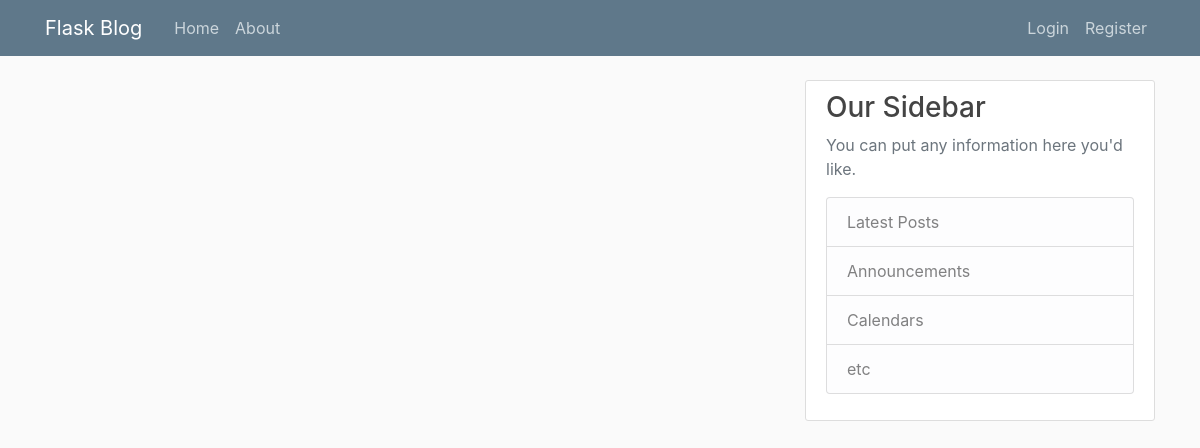
Page /home on the earlier database version.
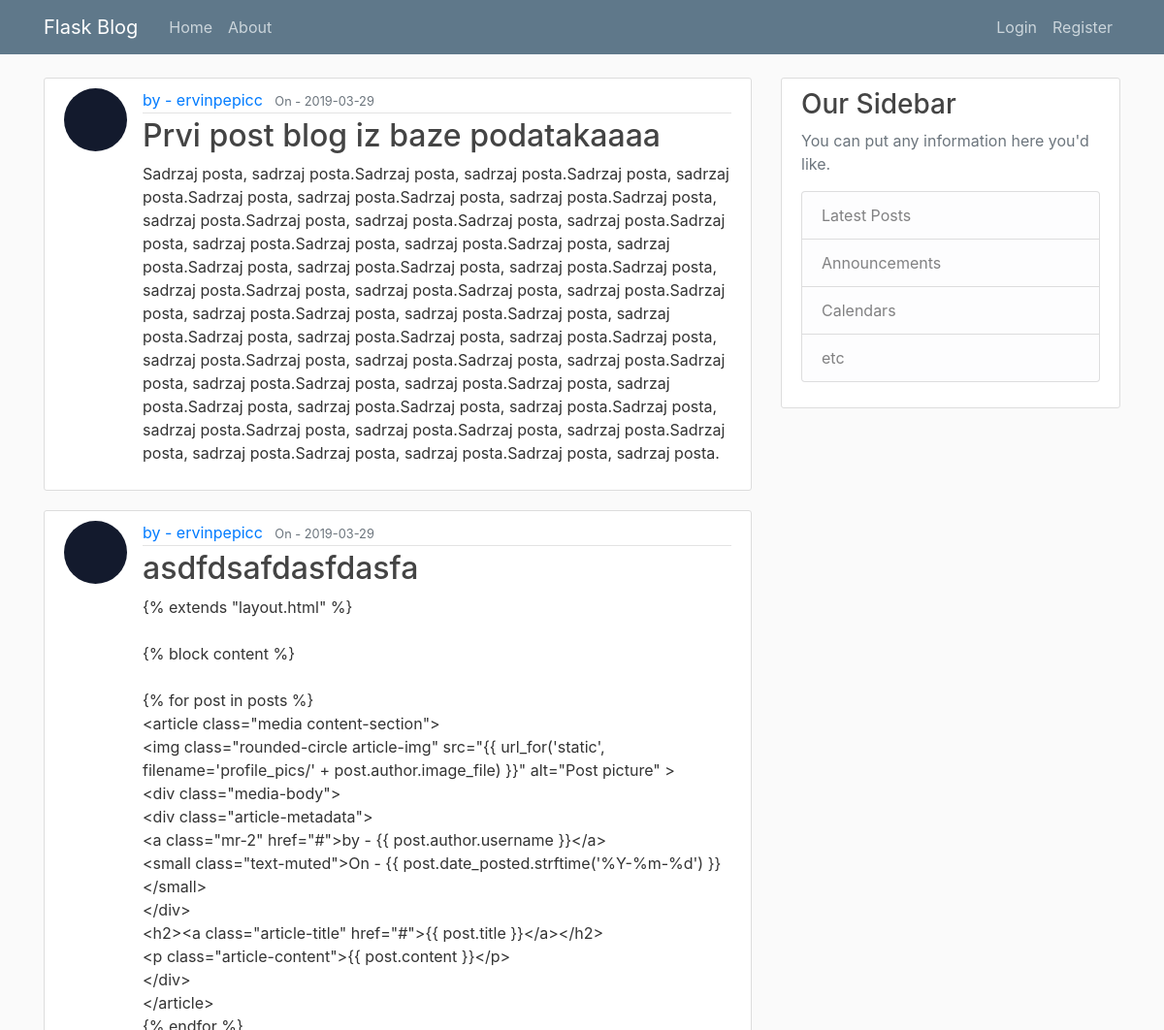
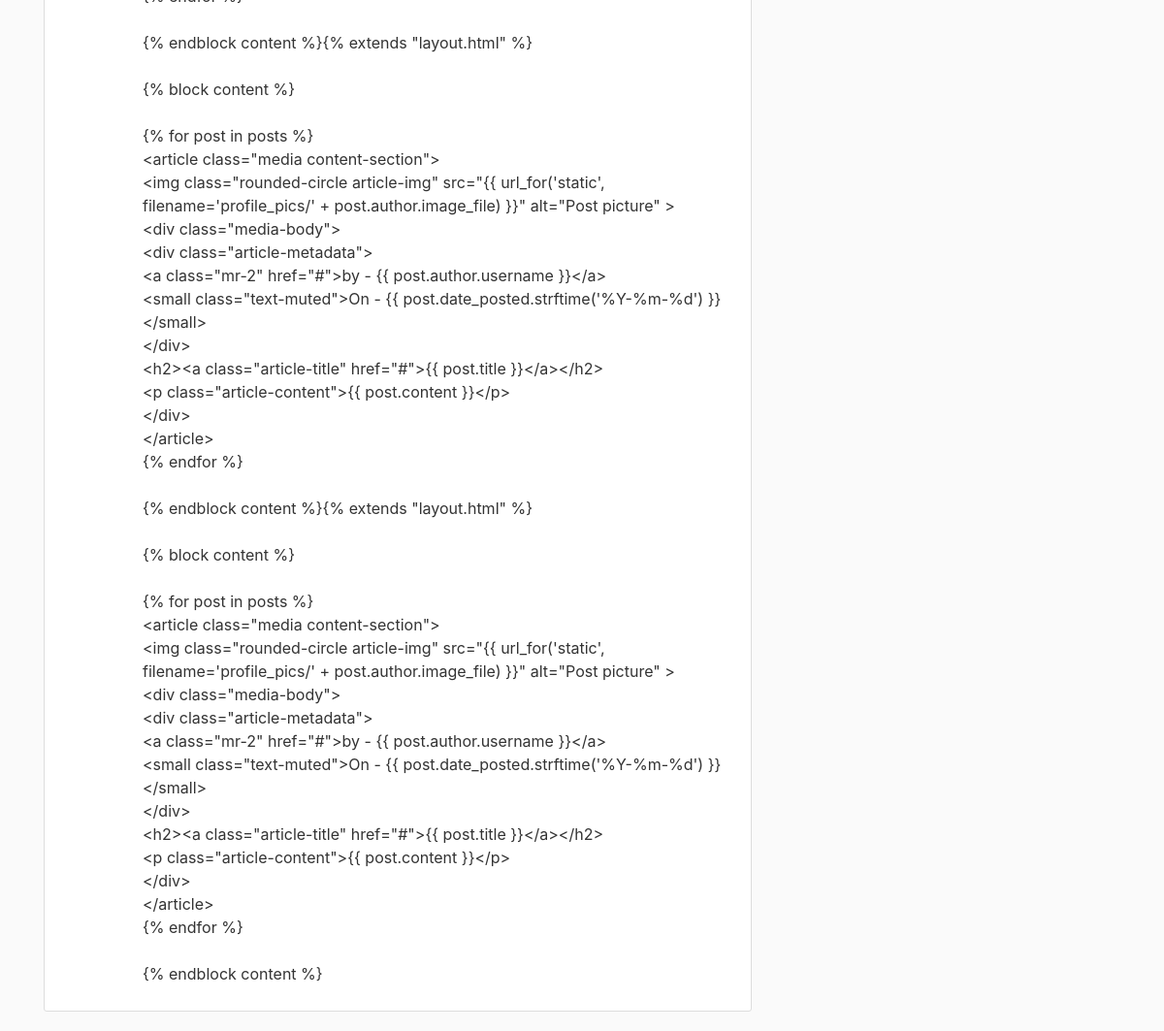
Same page on the later database version (2 pictures, top to bottom).
### flaskblog/models.py (models this page shows, shortened)
class Post(db.Model):
	id 			= db.Column(db.Integer, primary_key=True)
	title 		= db.Column(db.String(120), nullable=False)
	date_posted	= db.Column(db.DateTime, nullable=False, default=datetime.utcnow)
	content 	= db.Column(db.Text, nullable=False)
	user_id		= db.Column(db.Integer, db.ForeignKey('user.id'), nullable=False)

class User(db.Model, UserMixin):
	id 			= db.Column(db.Integer, primary_key=True)
	username	= db.Column(db.String(20), unique=True, nullable=False)
	email 		= db.Column(db.String(34), unique=True, nullable=False)
	image_file	= db.Column(db.String(20), nullable=False, default='default.jpg')
	password 	= db.Column(db.String(60), nullable=False)
	posts		= db.relationship('Post', backref='author', lazy=True)

### flaskblog/routes.py (the view)
@app.route("/")
@app.route("/home")
def home():
	posts = Post.query.all()
	return render_template('home.html', posts=posts)

### flaskblog/templates/home.html
{% extends "layout.html" %}
{% block content %}
	{% for post in posts  %}
		<article class="media content-section">
			<img class="rounded-circle article-img" src="{{ url_for('static', filename='profile_pics/' + post.author.image_file) }}" alt="Post picture" >
			<div class="media-body">
				<div class="article-metadata">
					<a class="mr-2" href="#">by -  {{ post.author.username }}</a>
					<small class="text-muted">On - {{ post.date_posted.strftime('%Y-%m-%d') }}</small>
				</div>
				<h2><a class="article-title" href="{{ url_for('post', post_id=post.id) }}">{{ post.title }}</a></h2>
				<p class="article-content">{{ post.content }}</p>
			</div>
		</article>
	{% endfor %}
{% endblock content %}

### flaskblog/templates/layout.html (shortened to what this page needs)
<!DOCTYPE html>
<html>
<head>
	<link rel="stylesheet" href="https://maxcdn.bootstrapcdn.com/bootstrap/4.0.0/css/bootstrap.min.css">
	<link rel="stylesheet" type="text/css" href="{{ url_for('static', filename='main.css') }}">
</head>
<body>
	<header class="site-header">
		<nav class="navbar navbar-expand-md navbar-dark bg-steel fixed-top">
			<div class="container">
				<a class="navbar-brand mr-4" href="/">Flask Blog</a>
				<div class="collapse navbar-collapse" id="navbarToggle">
					<div class="navbar-nav mr-auto">
						<a class="nav-item nav-link" href="{{ url_for('home') }}">Home</a>
						<a class="nav-item nav-link" href="{{ url_for('about') }}">About</a>
					</div>
					<div class="navbar-nav">
						{% if current_user.is_authenticated %}
							<a class="nav-item nav-link" href="{{ url_for('new_post') }}">New Post</a>
							<a class="nav-item nav-link" href="{{ url_for('account') }}">Account</a>
							<a class="nav-item nav-link" href="{{ url_for('logout') }}">Logout</a>
						{% else %}
							<a class="nav-item nav-link" href="{{ url_for('login') }}">Login</a>
							<a class="nav-item nav-link" href="{{ url_for('register') }}">Register</a>
						{% endif %}
					</div>
				</div>
			</div>
		</nav>
	</header>
	<main role="main" class="container">
		<div class="row">
			<div class="col-md-8">
				{% block content %}{% endblock %}
			</div>
			<div class="col-md-4">
				<div class="content-section">
					<h3>Our Sidebar</h3>
					<p class='text-muted'>You can put any information here you'd like.
						<ul class="list-group">
							<li class="list-group-item list-group-item-light">Latest Posts</li>
							<li class="list-group-item list-group-item-light">Announcements</li>
							<li class="list-group-item list-group-item-light">Calendars</li>
							<li class="list-group-item list-group-item-light">etc</li>
						</ul>
					</p>
				</div>
			</div>
		</div>
	</main>
</body>
</html>

### flaskblog/static/main.css (style rules this page uses)
body { background: #fafafa; color: #333333; margin-top: 5rem; }
h1, h2, h3, h4, h5, h6 { color: #444444; }
.bg-steel { background-color: #5f788a; }
.site-header .navbar-nav .nav-link { color: #cbd5db; }
.content-section { background: #ffffff; padding: 10px 20px; border: 1px solid #dddddd; border-radius: 3px; margin-bottom: 20px; }
.article-title { color: #444444; }
.article-content { white-space: pre-line; }
.article-img { height: 65px; width: 65px; margin-right: 16px; }
.article-metadata { padding-bottom: 1px; margin-bottom: 4px; border-bottom: 1px solid #e3e3e3 }

Differences in the rows shown:
added Post: image_file (picture), author.username "ervinpepicc", date_posted "2019-03-29", title "Prvi post blog iz baze podatakaaaa", content "Sadrzaj posta, sadrzaj posta.Sadrzaj posta, sadrzaj posta.Sadrzaj posta, sadrzaj posta.Sadrzaj posta, sadrzaj posta.Sadrzaj posta, sadrzaj posta.Sadrzaj posta, sadrzaj posta.Sadrzaj posta, sadrzaj posta.Sadrzaj posta, sadrzaj posta.Sadrzaj posta, sadrzaj posta.Sadrzaj posta, sadrzaj posta.Sadrzaj posta, sadrzaj posta.Sadrzaj posta, sadrzaj posta.Sadrzaj posta, sadrzaj posta.Sadrzaj posta, sadrzaj posta.Sadrzaj posta, sadrzaj posta.Sadrzaj posta, sadrzaj posta.Sadrzaj posta, sadrzaj posta.Sadrzaj posta, sadrzaj posta.Sadrzaj posta, sadrzaj posta.Sadrzaj posta, sadrzaj posta.Sadrzaj posta, sadrzaj posta.Sadrzaj posta, sadrzaj posta.Sadrzaj posta, sadrzaj posta.Sadrzaj posta, sadrzaj…"
added Post: image_file (picture), author.username "ervinpepicc", date_posted "2019-03-29", title "asdfdsafdasfdasfa", content "{% extends \"layout.html\" %} {% block content %} {% for post in posts %} <article class=\"media content-section\"> <img class=\"rounded-circle article-img\" src=\"{{ url_for('static', filename='profile_pics/' + post.author.image_file) }}\" alt=\"Post picture\" > <div class=\"media-body\"> <div class=\"article-metadata\"> <a class=\"mr-2\" href=\"#\">by - {{ post.author.username }}</a> <small class=\"text-muted\">On - {{ post.date_posted.strftime('%Y-%m-%d') }}</small> </div> <h2><a class=\"article-title\" href=\"#\">{{ post.title }}</a></h2> <p class=\"article-content\">{{ post.content }}</p> </div> </article> {% endfor %} {% endblock content %}{% extends \"layout.html\" %} {% block content %} {% for post in posts %}…"
